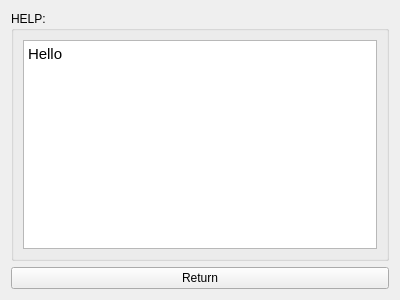
<?xml version="1.0" encoding="UTF-8"?>
<ui version="4.0">
 <class>help_window</class>
 <widget class="QWidget" name="help_window">
  <property name="geometry">
   <rect>
    <x>0</x>
    <y>0</y>
    <width>400</width>
    <height>300</height>
   </rect>
  </property>
  <property name="windowTitle">
   <string>VIPCALs</string>
  </property>
  <layout class="QGridLayout" name="gridLayout">
   <item row="0" column="0" colspan="2">
    <widget class="QGroupBox" name="groupBox">
     <property name="title">
      <string>HELP:</string>
     </property>
     <layout class="QGridLayout" name="gridLayout_2">
      <item row="0" column="0">
       <widget class="QTextBrowser" name="textBrowser">
        <property name="html">
         <string>&lt;!DOCTYPE HTML PUBLIC &quot;-//W3C//DTD HTML 4.0//EN&quot; &quot;http://www.w3.org/TR/REC-html40/strict.dtd&quot;&gt;
&lt;html&gt;&lt;head&gt;&lt;meta name=&quot;qrichtext&quot; content=&quot;1&quot; /&gt;&lt;meta charset=&quot;utf-8&quot; /&gt;&lt;style type=&quot;text/css&quot;&gt;
p, li { white-space: pre-wrap; }
hr { height: 1px; border-width: 0; }
li.unchecked::marker { content: &quot;\2610&quot;; }
li.checked::marker { content: &quot;\2612&quot;; }
&lt;/style&gt;&lt;/head&gt;&lt;body style=&quot; font-family:'Ubuntu'; font-size:11pt; font-weight:400; font-style:normal;&quot;&gt;
&lt;p style=&quot; margin-top:0px; margin-bottom:0px; margin-left:0px; margin-right:0px; -qt-block-indent:0; text-indent:0px;&quot;&gt;Hello&lt;/p&gt;
&lt;p style=&quot;-qt-paragraph-type:empty; margin-top:0px; margin-bottom:0px; margin-left:0px; margin-right:0px; -qt-block-indent:0; text-indent:0px;&quot;&gt;&lt;br /&gt;&lt;/p&gt;&lt;/body&gt;&lt;/html&gt;</string>
        </property>
       </widget>
      </item>
     </layout>
    </widget>
   </item>
   <item row="1" column="0" colspan="2">
    <widget class="QPushButton" name="return_button">
     <property name="text">
      <string>Return</string>
     </property>
    </widget>
   </item>
  </layout>
 </widget>
 <resources/>
 <connections/>
</ui>
